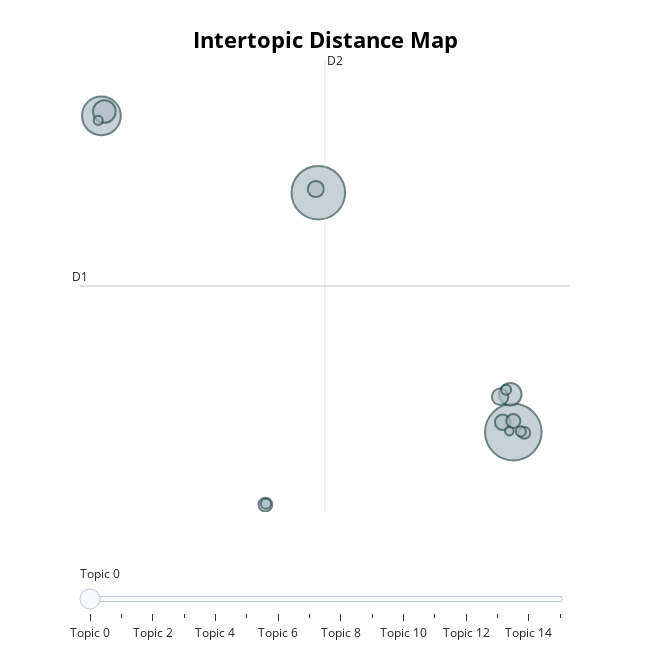

The notebook cell this image was saved under:
### Code cell
topic_model_hdbscan.visualize_topics()

### Figure 1 — Plotly figure (JSON) as saved in the notebook; plotly's stock layout.template omitted (floating-point values rounded to 4 significant figures)
{"data": [{"customdata": [[0, "tells | one | back | house | two", 859], [1, "love | family | father | one | gets", 769], [2, "film | love | man | young | wife", 403], [3, "gang | police | bank | murder | man", 138], [4, "german | war | men | british | american", 136], [5, "earth | crew | ship | alien | space", 73], [6, "school | makoy | one | chocho | saki", 70], [7, "king | sir | prince | arthur | men", 64], [8, "island | ship | crusoe | treasure | friday", 53], [9, "cao | zhao | liu | wei | han", 51], [10, "tom | jerry | bugs | cat | mouse", 38], [11, "lee | wang | police | ho | ferris", 28], [12, "animals | packer | toad | ben | otis", 27], [13, "ivan | vladimir | steve | russian | lili", 27], [14, "gambling | horse | vegas | money | gambler", 22], [15, "charlie | christmas | scott | jack | santa", 20]], "hovertemplate": "<b>Topic %{customdata[0]}</b><br>%{customdata[1]}<br>Size: %{customdata[2]}", "legendgroup": "", "marker": {"color": "#B0BEC5", "size": [859, 769, 403, 138, 136, 73, 70, 64, 53, 51, 38, 28, 27, 27, 22, 20], "sizemode": "area", "sizeref": 0.5369, "symbol": "circle", "line": {"color": "DarkSlateGrey", "width": 2}}, "mode": "markers", "name": "", "orientation": "v", "showlegend": false, "x": [22.24, 7.454, -8.992, -8.769, 22.01, 21.24, 7.265, 21.43, 22.24, 3.439, 23.08, 3.482, 22.81, 21.69, -9.231, 21.94], "xaxis": "x", "y": [1.186, 13.62, 17.61, 17.83, 3.152, 3.022, 13.81, 1.697, 1.761, -2.576, 1.147, -2.533, 1.224, 3.382, 17.37, 1.24], "yaxis": "y", "type": "scatter"}], "layout": {"xaxis": {"anchor": "y", "domain": [0.0, 1.0], "title": {"text": ""}, "visible": false, "range": [-10.62, 26.54]}, "yaxis": {"anchor": "x", "domain": [0.0, 1.0], "title": {"text": ""}, "visible": false, "range": [-2.962, 20.51]}, "legend": {"tracegroupgap": 0, "itemsizing": "constant"}, "margin": {"t": 60}, "title": {"font": {"size": 22, "color": "Black"}, "text": "<b>Intertopic Distance Map</b>", "y": 0.95, "x": 0.5, "xanchor": "center", "yanchor": "top"}, "hoverlabel": {"font": {"size": 16, "family": "Rockwell"}, "bgcolor": "white"}, "width": 650, "height": 650, "sliders": [{"active": 0, "pad": {"t": 50}, "steps": [{"args": [{"marker.color": [["red", "#B0BEC5", "#B0BEC5", "#B0BEC5", "#B0BEC5", "#B0BEC5", "#B0BEC5", "#B0BEC5", "#B0BEC5", "#B0BEC5", "#B0BEC5", "#B0BEC5", "#B0BEC5", "#B0BEC5", "#B0BEC5", "#B0BEC5"]]}], "label": "Topic 0", "method": "update"}, {"args": [{"marker.color": [["#B0BEC5", "red", "#B0BEC5", "#B0BEC5", "#B0BEC5", "#B0BEC5", "#B0BEC5", "#B0BEC5", "#B0BEC5", "#B0BEC5", "#B0BEC5", "#B0BEC5", "#B0BEC5", "#B0BEC5", "#B0BEC5", "#B0BEC5"]]}], "label": "Topic 1", "method": "update"}, {"args": [{"marker.color": [["#B0BEC5", "#B0BEC5", "red", "#B0BEC5", "#B0BEC5", "#B0BEC5", "#B0BEC5", "#B0BEC5", "#B0BEC5", "#B0BEC5", "#B0BEC5", "#B0BEC5", "#B0BEC5", "#B0BEC5", "#B0BEC5", "#B0BEC5"]]}], "label": "Topic 2", "method": "update"}, {"args": [{"marker.color": [["#B0BEC5", "#B0BEC5", "#B0BEC5", "red", "#B0BEC5", "#B0BEC5", "#B0BEC5", "#B0BEC5", "#B0BEC5", "#B0BEC5", "#B0BEC5", "#B0BEC5", "#B0BEC5", "#B0BEC5", "#B0BEC5", "#B0BEC5"]]}], "label": "Topic 3", "method": "update"}, {"args": [{"marker.color": [["#B0BEC5", "#B0BEC5", "#B0BEC5", "#B0BEC5", "red", "#B0BEC5", "#B0BEC5", "#B0BEC5", "#B0BEC5", "#B0BEC5", "#B0BEC5", "#B0BEC5", "#B0BEC5", "#B0BEC5", "#B0BEC5", "#B0BEC5"]]}], "label": "Topic 4", "method": "update"}, {"args": [{"marker.color": [["#B0BEC5", "#B0BEC5", "#B0BEC5", "#B0BEC5", "#B0BEC5", "red", "#B0BEC5", "#B0BEC5", "#B0BEC5", "#B0BEC5", "#B0BEC5", "#B0BEC5", "#B0BEC5", "#B0BEC5", "#B0BEC5", "#B0BEC5"]]}], "label": "Topic 5", "method": "update"}, {"args": [{"marker.color": [["#B0BEC5", "#B0BEC5", "#B0BEC5", "#B0BEC5", "#B0BEC5", "#B0BEC5", "red", "#B0BEC5", "#B0BEC5", "#B0BEC5", "#B0BEC5", "#B0BEC5", "#B0BEC5", "#B0BEC5", "#B0BEC5", "#B0BEC5"]]}], "label": "Topic 6", "method": "update"}, {"args": [{"marker.color": [["#B0BEC5", "#B0BEC5", "#B0BEC5", "#B0BEC5", "#B0BEC5", "#B0BEC5", "#B0BEC5", "red", "#B0BEC5", "#B0BEC5", "#B0BEC5", "#B0BEC5", "#B0BEC5", "#B0BEC5", "#B0BEC5", "#B0BEC5"]]}], "label": "Topic 7", "method": "update"}, {"args": [{"marker.color": [["#B0BEC5", "#B0BEC5", "#B0BEC5", "#B0BEC5", "#B0BEC5", "#B0BEC5", "#B0BEC5", "#B0BEC5", "red", "#B0BEC5", "#B0BEC5", "#B0BEC5", "#B0BEC5", "#B0BEC5", "#B0BEC5", "#B0BEC5"]]}], "label": "Topic 8", "method": "update"}, {"args": [{"marker.color": [["#B0BEC5", "#B0BEC5", "#B0BEC5", "#B0BEC5", "#B0BEC5", "#B0BEC5", "#B0BEC5", "#B0BEC5", "#B0BEC5", "red", "#B0BEC5", "#B0BEC5", "#B0BEC5", "#B0BEC5", "#B0BEC5", "#B0BEC5"]]}], "label": "Topic 9", "method": "update"}, {"args": [{"marker.color": [["#B0BEC5", "#B0BEC5", "#B0BEC5", "#B0BEC5", "#B0BEC5", "#B0BEC5", "#B0BEC5", "#B0BEC5", "#B0BEC5", "#B0BEC5", "red", "#B0BEC5", "#B0BEC5", "#B0BEC5", "#B0BEC5", "#B0BEC5"]]}], "label": "Topic 10", "method": "update"}, {"args": [{"marker.color": [["#B0BEC5", "#B0BEC5", "#B0BEC5", "#B0BEC5", "#B0BEC5", "#B0BEC5", "#B0BEC5", "#B0BEC5", "#B0BEC5", "#B0BEC5", "#B0BEC5", "red", "#B0BEC5", "#B0BEC5", "#B0BEC5", "#B0BEC5"]]}], "label": "Topic 11", "method": "update"}, {"args": [{"marker.color": [["#B0BEC5", "#B0BEC5", "#B0BEC5", "#B0BEC5", "#B0BEC5", "#B0BEC5", "#B0BEC5", "#B0BEC5", "#B0BEC5", "#B0BEC5", "#B0BEC5", "#B0BEC5", "red", "#B0BEC5", "#B0BEC5", "#B0BEC5"]]}], "label": "Topic 12", "method": "update"}, {"args": [{"marker.color": [["#B0BEC5", "#B0BEC5", "#B0BEC5", "#B0BEC5", "#B0BEC5", "#B0BEC5", "#B0BEC5", "#B0BEC5", "#B0BEC5", "#B0BEC5", "#B0BEC5", "#B0BEC5", "#B0BEC5", "red", "#B0BEC5", "#B0BEC5"]]}], "label": "Topic 13", "method": "update"}, {"args": [{"marker.color": [["#B0BEC5", "#B0BEC5", "#B0BEC5", "#B0BEC5", "#B0BEC5", "#B0BEC5", "#B0BEC5", "#B0BEC5", "#B0BEC5", "#B0BEC5", "#B0BEC5", "#B0BEC5", "#B0BEC5", "#B0BEC5", "red", "#B0BEC5"]]}], "label": "Topic 14", "method": "update"}, {"args": [{"marker.color": [["#B0BEC5", "#B0BEC5", "#B0BEC5", "#B0BEC5", "#B0BEC5", "#B0BEC5", "#B0BEC5", "#B0BEC5", "#B0BEC5", "#B0BEC5", "#B0BEC5", "#B0BEC5", "#B0BEC5", "#B0BEC5", "#B0BEC5", "red"]]}], "label": "Topic 15", "method": "update"}]}], "shapes": [{"line": {"color": "#CFD8DC", "width": 2}, "type": "line", "x0": 7.961, "x1": 7.961, "y0": -2.962, "y1": 20.51}, {"line": {"color": "#9E9E9E", "width": 2}, "type": "line", "x0": -10.62, "x1": 26.54, "y0": 8.774, "y1": 8.774}], "annotations": [{"showarrow": false, "text": "D1", "x": -10.62, "y": 8.774, "yshift": 10}, {"showarrow": false, "text": "D2", "x": 7.961, "xshift": 10, "y": 20.51}]}}
